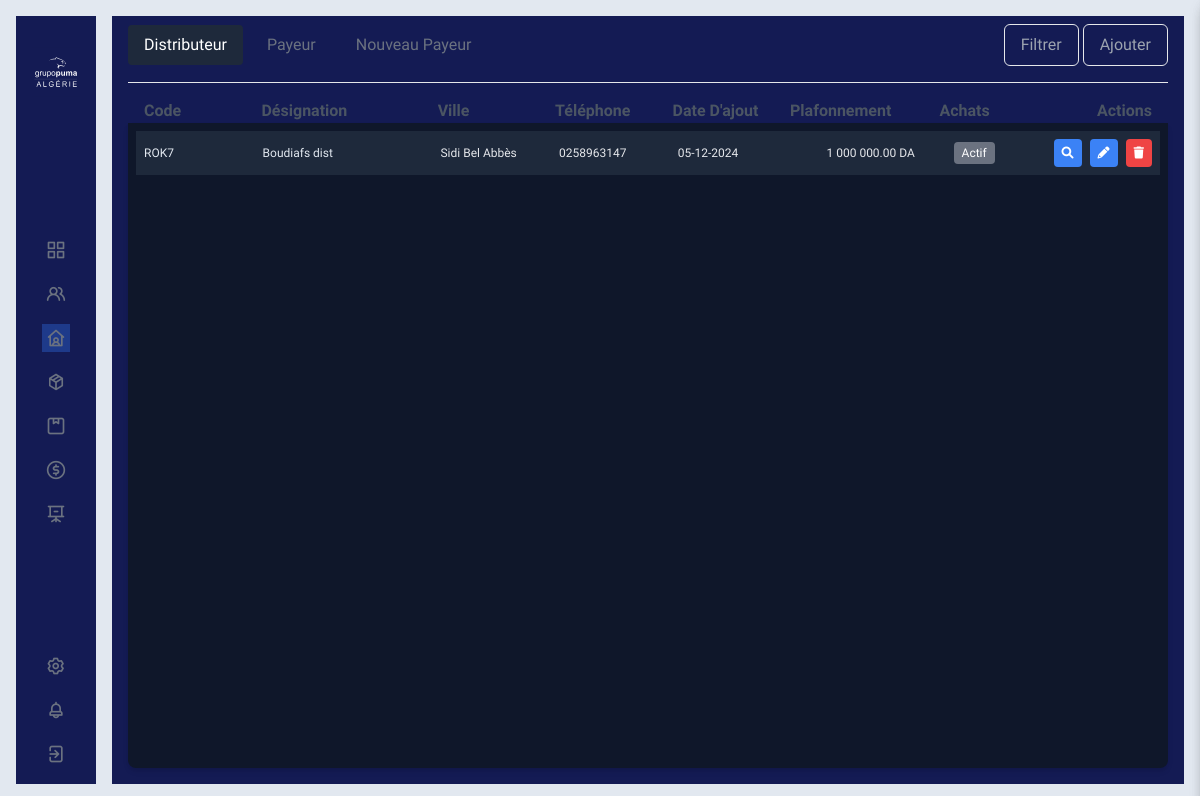
The page /distributeur/ (signed in) on the database its author committed.
### Distributeur/models.py (models this page shows)
class Distributeur(models.Model):
    id = models.AutoField(primary_key=True)
    user = models.ForeignKey(CustomUser, on_delete=models.CASCADE, unique=True)
    code = models.CharField(max_length=100, default='0000000', blank=True, null=True)
    designation = models.CharField(max_length=100, blank=True, null=True)
    ville = models.ForeignKey(Ville, on_delete=models.CASCADE, blank=True, null=True)
    adresse = models.CharField(max_length=255, blank=True, null=True)
    nif = models.CharField(max_length=20, blank=True, null=True)
    nis = models.CharField(max_length=20, blank=True, null=True)
    art = models.CharField(max_length=20, blank=True, null=True)
    rc = models.CharField(max_length=20, blank=True, null=True)
    plafonnement = models.FloatField(default=1000000, blank=True, null=True)
    bloquer = models.BooleanField(default=False)
    echeance_jour = models.IntegerField(default=0, blank=True, null=True)
    ristourn_a = models.FloatField(default=0)
    ristourn_na = models.FloatField(default=0)
    objectif_a = models.FloatField(default=0)
    objectif_m = models.FloatField(default=0)
    def __str__(self):
        return self.designation

### Session/models.py (models this page shows, shortened)
class CustomUser(AbstractUser):
    type = models.CharField(max_length=32, choices=Typeprofile, default='Agent')
    ville = models.ForeignKey(Ville, on_delete=models.CASCADE, null=True, blank=True)
    region = models.CharField(max_length=6, choices=Typeregion, default='EST', blank=True, null=True)
    telephone = models.CharField(max_length=80, blank=True)
    responsable = models.ForeignKey('self', on_delete=models.CASCADE, null=True, blank=True)
    photo = models.ImageField(upload_to="Profile/", null=True, blank=True)
    def nom(self):
        return self.last_name+' '+self.first_name

class Ville(models.Model):
    id = models.AutoField(primary_key=True)
    designation = models.CharField(max_length=80)
    region = models.CharField(max_length=6, choices=Typeregion, default='EST', blank=True, null=True)
    def __str__(self):
        return self.designation

### Distributeur/views.py (the view)
# urls.py: path('', DistribView, name='distributeur'),
@login_required
def DistribView(request):
    listmodules  = list(
        set(request.user.user_permissions.values_list('content_type_id__model', flat=True))
    )
    if ('distributeur' in listmodules):
        listeauth = list(
            set(
                Permission.objects.filter(user=request.user, content_type__model='distributeur').values_list('codename', flat=True)
            )
        )
        ville = request.GET.get('ville', None)
        region = request.GET.get('region', None)
        active = request.GET.get('is_active', 'true')
        bloque = request.GET.get('bloquer', 'false')
        if (active == "true"):
            is_active = True
        else:
            is_active = False
        if (bloque == "true"):
            is_bloque = True
        else:
            is_bloque = False
        dist_list = Distributeur.objects.all()
        if (ville):
            dist_list = dist_list.filter(user__ville=int(ville))
        if (region):
            dist_list = dist_list.filter(user__ville__region=region)
        dist_list = dist_list.filter(user__is_active=is_active)
        print(dist_list)
        print(is_bloque)
        dist_list = dist_list.filter(bloquer=is_bloque)
        print(dist_list)
        ville_list = Ville.objects.all()
        users_select = CustomUser.objects.filter(
            type='Résponsable distributeur', is_active=True
        ).order_by('id')
        return render(request, "Pumal/Distributeur.html",
                      {
                          'dist_list': dist_list,
                          'ville_list': ville_list,
                          'users_select': users_select,
                          'listeauth': listeauth,
                          "listmodules": listmodules
                      })
    else:
        return render(request,"access.html", {"listmodules": listmodules})

### PumaDist/templatetags/mes_tags.py (called while the page is built)
def floate_redefined(value):
    try:
        c ='%.2f' %float(value)
        a = str(c).split(".")
        b = intcomma(int(a[0])).replace(',', ' ')
        d = str(b)+'.'+str(a[1])
        return d
    except Exception:
        pass

### templates/Pumal/Distributeur.html (shortened to what this page needs)
{% extends "baseNew.html" %}
{% load mes_tags %}
{% load static %}
{% block content %}
    <div class="w-full h-full backprimer px-4 pb-4 flex flex-col">
        <div class="flex justify-between items-center pt-4 mb-4" style="margin-top: -8px">
            <div class="flex gap-2">
                <div>
                    <a href="{% url 'distributeur' %}"
                       class="block px-4 py-2 actualprimer rounded">Distributeur</a>
                </div>
                <div>
                    <a href="{% url 'payeur' %}" class="block px-4 py-2 hoverprimer rounded">Payeur</a>
                </div>
                <div>
                    <a href="{% url 'payeurdraft' %}" class="block px-4 py-2 hoverprimer rounded">Nouveau Payeur</a>
                </div>
            </div>
            <div>
                <button id="filterButton" class="btn capitalize backprimer px-4 py-2 border border-slate-300 text-gray-400
                    hover:bg-blue-900 hover:border-slate-400 rounded-md">Filtrer
                </button>
                {% if 'add_distributeur' in listeauth %}
                    <button id="addButton" class="btn capitalize backprimer px-4 py-2 border border-slate-300 text-gray-400
                        hover:bg-blue-900 hover:border-slate-400 rounded-md">Ajouter
                    </button>
                {% else %}
                    <button class="btn capitalize bg-gray-500 text-white px-4 py-2 border rounded-md cursor-not-allowed">
                        Ajouter
                    </button>
                {% endif %}
            </div>
        </div>
        <hr/>
        <div class="pt-4">
            <div class="flex items-center justify-between text-gray-600 font-semibold px-4">
                <div class="w-1/6 capitalize">Code</div>
                <div class="w-1/4 capitalize">Désignation</div>
                <div class="w-1/6 capitalize">Ville</div>
                <div class="w-1/6 capitalize">Téléphone</div>
                <div class="w-1/6 capitalize">Date d'ajout</div>
                <div class="w-1/6 capitalize">Plafonnement</div>
                <div class="w-1/6 capitalize pl-8">Achats</div>
                <div class="w-1/6 capitalize text-right">Actions</div>
            </div>
        </div>
        <div class="flex-grow shadow-md rounded-b-lg backslateprime p-2 overflow-y-auto">
            {% for elem in dist_list %}
                <div class="flex items-center justify-between p-2 backslateslite flex-none mb-2 defaultval">
                    <div class="w-1/6 textslate">{{ elem.code }}</div>
                    <div class="w-1/4 textslate">{{ elem.designation }}</div>
                    <div class="w-1/6">{{ elem.user.ville }}</div>
                    <div class="w-1/6">{{ elem.user.telephone }}</div>
                    <div class="w-1/6">{{ elem.user.date_joined|date:'d-m-Y' }}</div>
                    <div class="w-1/6 text-right">{{ elem.plafonnement|floate_redefined }} DA</div>
                    <div class="w-1/6 text-center">
                    <span class="bg-gray-500 text-white text-xs px-2 py-1 rounded">{% if elem.bloque %}
                        Bloqué {% else %} Actif {% endif %}</span>
                    </div>
                    <div class="flex space-x-2 w-1/6 justify-end">
                        {% if 'view_distributeur' in listeauth %}
                            <button id="viewButton" class="viewButton bg-blue-500 text-white p-2 rounded viewelem_{{ elem.id }}"
                                    onclick="newdatauserview({{ elem.id }})">
                                <i class="fas fa-search"></i>
                            </button>
                        {% else %}
                            <button class="cursor-not-allowed bg-gray-500 text-white p-2 rounded">
                                <i class="fas fa-search"></i>
                            </button>
                        {% endif %}
                        {% if 'change_distributeur' in listeauth %}
                            <button id="editButton" class="editButton bg-blue-500 text-white p-2 rounded"
                                    onclick="newdatauser({{ elem.id|escapejs }}, '{{ elem.user.first_name|escapejs }}', '{{ elem.user.last_name|escapejs }}',
                                            '{{ elem.user.email|escapejs }}', '{{ elem.user.telephone|escapejs }}', '{{ elem.user.responsable.id|escapejs }}',
                                            '{{ elem.code|escapejs }}',  '{{ elem.bloquer|escapejs }}', '{{ elem.designation|escapejs }}', {{ elem.user.ville.id|escapejs }},
                                            '{{ elem.adresse|escapejs }}', '{{ elem.nif|escapejs }}', '{{ elem.nis|escapejs }}', '{{ elem.art|escapejs }}',
                                            '{{ elem.rc|escapejs }}', {{ elem.plafonnement|escapejs }}, {{ elem.echeance_jour|escapejs }}, {{ elem.ristourn_a|escapejs }}
                                            ,{{ elem.ristourn_na|escapejs }}, {{ elem.objectif_a|escapejs }}, {{ elem.objectif_m|escapejs }}, '{{ elem.user.is_active|escapejs }}',
                                            '{{ elem.user.username|escapejs }}', {{ elem.user.id|escapejs }})">
                                <i class="fas fa-pencil-alt"></i>
                            </button>
                        {% else %}
                            <button class="cursor-not-allowed bg-gray-500 text-white p-2 rounded">
                                <i class="fas fa-pencil-alt"></i>
                            </button>
                        {% endif %}
                        {% if 'delete_distributeur' in listeauth %}
                            <button class="bg-red-500 text-white p-2 rounded delete-btn"
                                    data-identifiant="{{ elem.id }}"><i class="fas fa-trash"></i></button>
                        {% else %}
                            <button class="cursor-not-allowed bg-gray-500 text-white p-2 rounded"><i
                                    class="fas fa-trash"></i></button>
                        {% endif %}
                    </div>
                </div>
            {% endfor %}
        </div>
    </div>
{% endblock %}

### rows shown on the page
Distributeur: code "ROK7", designation "Boudiafs dist", user.ville "Sidi Bel Abbès", user.telephone "0258963147", user.date_joined "05-12-2024", plafonnement "1 000 000.00"
